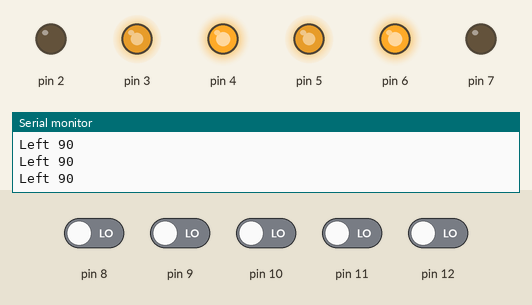
Bench run of a sketch on a simulated Arduino Uno, built with avr-gcc and run on an emulated ATmega328P. Parts: output pins drawn as LEDs (lit = HIGH), the last lines printed to the serial monitor. Inputs (shaded band) come from the test bench; at power-on: pin 8–12 LOW.

Above: at 1.2 s.
1.3 s: pin 8 driven HIGH
At 2.1 s:
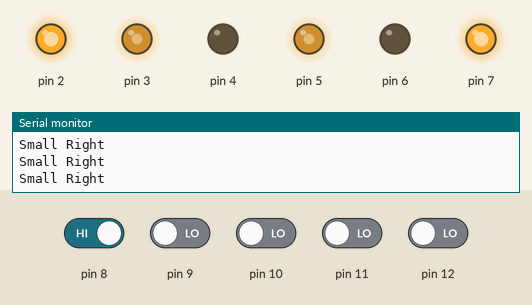
2.8 s: pin 12 driven HIGH
At 3.2 s:
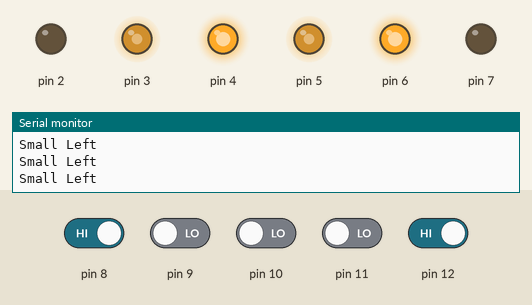
4.3 s: pin 12 driven LOW
At 5.5 s:
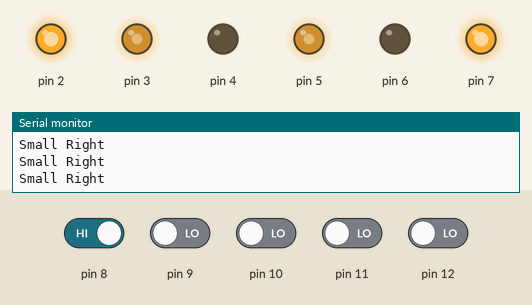
7.3 s: pin 9 driven HIGH
At 7.7 s:
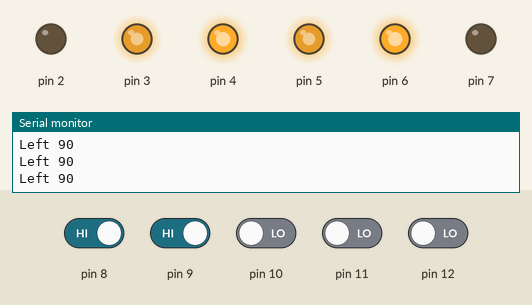
10.3 s: pin 10 driven HIGH
At 11.1 s:
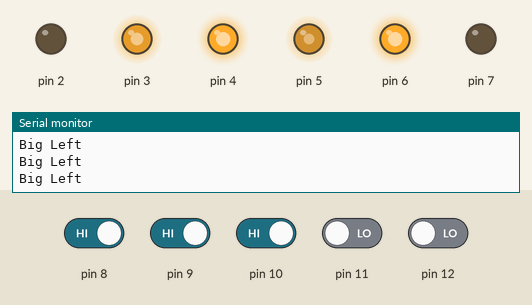
11.8 s: pin 9 driven LOW
At 12.2 s:
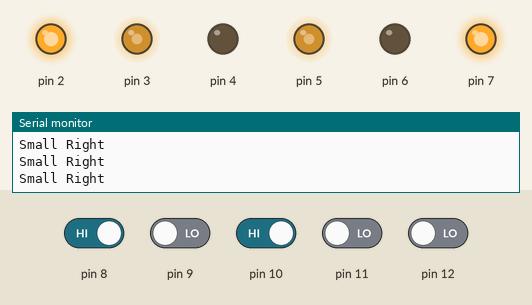
Timing chart, 0 to 14.3 s (numbered marks = the images above; inputs shaded):
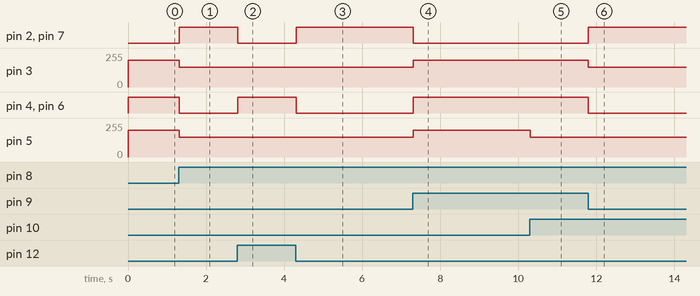

Measured:
- after the input at 1.3 s, pin 2, pin 7: LOW → HIGH at once; pin 3, pin 5: 200/255 → 150/255 at once; pin 4, pin 6: HIGH → LOW at once
- after the input at 2.8 s, pin 2, pin 7: HIGH → LOW at once; pin 4, pin 6: LOW → HIGH at once
- after the input at 4.3 s, pin 2, pin 7: LOW → HIGH at once; pin 4, pin 6: HIGH → LOW at once
- after the input at 7.3 s, pin 2, pin 7: HIGH → LOW at once; pin 3, pin 5: 150/255 → 200/255 at once; pin 4, pin 6: LOW → HIGH at once
- after the input at 10.3 s, pin 5: 200/255 → 150/255 at once
- after the input at 11.8 s, pin 2, pin 7: LOW → HIGH at once; pin 3: 200/255 → 150/255 at once; pin 4, pin 6: HIGH → LOW at once

The sketch:

Line_Follower_Library.ino
```cpp
#include "LFR.h"

LineFollower LFR;

void setup() {
  LFR.RightMotor(4, 2, 3);
  LFR.LeftMotor(7, 6, 5);
  LFR.IR_Array(12, 11, 10, 9, 8);
  LFR.ReadyLineFollower();
  Serial.begin(9600);
}

void loop() {
  LFR.IR.Update(0);
  LFR.basicLFR(200, 150);
}
```

LFR.h
```cpp
class Motor {
  public : int F;
  public : int B;
  public : int S;

  public : void ReadyMotor() {
    pinMode(F, OUTPUT);
    pinMode(B, OUTPUT);
    pinMode(S, OUTPUT);
  }

  public : void turnMotor(bool forward, int Speed) {
    digitalWrite(F, forward);
    digitalWrite(B, !forward);
    analogWrite(S, Speed);
  }
};

class IR_Array {
  public :  int LH;
  public :  int LM;
  public :  int  M;
  public :  int RM;
  public :  int RH;

  public : bool LH_V;
  public : bool LM_V;
  public : bool M_V;
  public : bool RM_V;
  public : bool RH_V;

  public : void ReadyIR() {
    pinMode(LH, INPUT);
    pinMode(LM, INPUT);
    pinMode( M, INPUT);
    pinMode(RM, INPUT);
    pinMode(RH, INPUT);
  }

  public : void Update(int LookFor) {
    LH_V = (digitalRead(LH) == LookFor);
    LM_V = (digitalRead(LM) == LookFor);
    M_V =  (digitalRead(M) == LookFor);
    RM_V = (digitalRead(RM) == LookFor);
    RH_V = (digitalRead(RH) == LookFor);
  }

  void PrintSensors() {
    Serial.print(LH_V);
    Serial.print("   ");
    Serial.print(LM_V);
    Serial.print("   ");
    Serial.print(M_V);
    Serial.print("   ");
    Serial.print(RM_V);
    Serial.print("   ");
    Serial.println(RH_V);
}
};

class LineFollower {

  public : Motor Left;
  public : Motor Right;

  public : IR_Array IR;

  public : void LeftMotor(int Forward_Pin, int Backward_Pin, int Speed_Pin) {
    Left.F = Forward_Pin;
    Left.B = Backward_Pin;
    Left.S = Speed_Pin;
  }

  public :  void RightMotor(int Forward_Pin, int Backward_Pin, int Speed_Pin) {
    Right.F = Forward_Pin;
    Right.B = Backward_Pin;
    Right.S = Speed_Pin;
  }

  public :  void IR_Array(int Left_Highest, int Left_Middle, int Middle, int Right_Middle, int Right_Highest) {
    IR.LH = Left_Highest;
    IR.LM = Left_Middle;
    IR.M  = Middle;
    IR.RM = Right_Middle;
    IR.RH = Right_Highest;
  }

  public : void ReadyLineFollower() {
    Left.ReadyMotor();
    Right.ReadyMotor();
    IR.ReadyIR();
  }

  public : void forward(int L_Speed, int R_Speed) {
    Left.turnMotor(1, L_Speed);
    Right.turnMotor(1, R_Speed);
  }

  public : void left(int L_Speed, int R_Speed) {
    Left.turnMotor(0, L_Speed);
    Right.turnMotor(1, R_Speed);
  }

  public : void right(int L_Speed, int R_Speed) {
    Left.turnMotor(1, L_Speed);
    Right.turnMotor(0, R_Speed);
  }

  public : void backward(int L_Speed, int R_Speed) {
    Left.turnMotor(0, L_Speed);
    Right.turnMotor(0, R_Speed);
  }

  public : void stop() {
    Left.turnMotor(1, 0);
    Right.turnMotor(1, 0);
  }

  public : void basicLFR(int MaxSpeed, int SmallTurnSpeed) {
    // Small Deviations
    if (IR.LM_V && !IR.LH_V){ left(SmallTurnSpeed, SmallTurnSpeed); Serial.println("Small Left"); return; }
    if (IR.RM_V && !IR.RH_V){ right(SmallTurnSpeed, SmallTurnSpeed); Serial.println("Small Right"); return; }

    // 90 Degrees
    if (IR.M_V && IR.LM_V &&  IR.LH_V) { left(MaxSpeed, MaxSpeed); Serial.println("Left 90"); return; }
    if (IR.M_V && IR.RM_V &&  IR.RH_V) { right(MaxSpeed, MaxSpeed); Serial.println("Right 90"); return; }

    // Offshoots
    if (IR.LH_V){ left(SmallTurnSpeed, MaxSpeed); Serial.println("Big Left"); return; }
    if (IR.RH_V){ right(MaxSpeed, SmallTurnSpeed); Serial.println("Big Right"); return; }

    // Straight if no errors found
    if (IR.M_V && !IR.LH_V && !IR.RH_V && ! IR.LM_V && !IR.RM_V) { forward(MaxSpeed, MaxSpeed); Serial.println("Forward"); }
  }

  public : void P_LFR(int P) {
    float Error = ( (IR.LH_V*-2) + (IR.LM_V*-1) + (IR.M_V*0) + (IR.RM_V*1) + (IR.RH_V*2) )   /   (!IR.LH_V + !IR.LM_V + !IR.M_V + !IR.RM_V + !IR.RH_V);
    int speeds = min(abs(P*Error), 255);

    if (Error <  0) left     (speeds, speeds);
    if (Error == 0) forward  (speeds, speeds);
    if (Error >  0) right    (speeds, speeds);
  }
};
```
